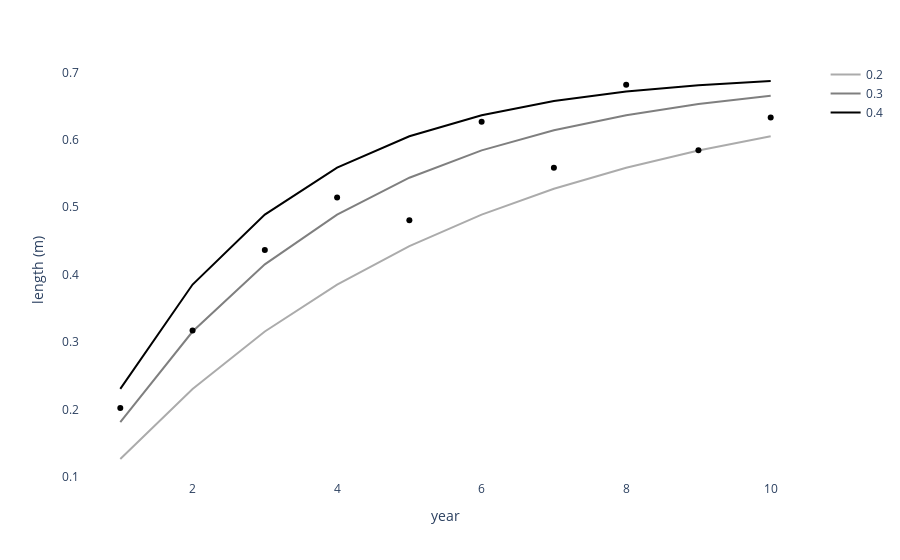

Notebook cell for this chart:
### Code cell
dfs = []
for K in [0.2, 0.3, 0.4]:
    length = L_max * (1 - np.exp(-K * year))
    df = pd.DataFrame(
        np.array([year, length]).T,
        columns=['year', 'length (m)']
    )
    df['K'] = K
    dfs.append(df)
cdf = pd.concat(dfs)
fig1 = px.scatter(mdf, x='year', y='length (m)')
fig2 = px.line(cdf, x='year', y='length (m)', color='K', 
               color_discrete_map={
                   0.2: "rgba(1,1,1,0.33)",
                   0.3: "rgba(1,1,1,0.5)",
                   0.4: "rgba(1,1,1,1)"
               })
fig = go.Figure(
    data=fig1.data + fig2.data,
    layout = fig1.layout
)
fig.update_traces(marker=dict(color='black'))
fig.update_layout(plot_bgcolor="rgba(0,0,0,0)")
with open('Fitting/fit_lines.png', 'wb') as fh:
    fh.write(fig.to_image('png'))
fig

### Figure 1 — Plotly figure (JSON) as saved in the notebook; plotly's stock layout.template omitted (floating-point values rounded to 4 significant figures)
{"data": [{"hovertemplate": "year=%{x}<br>length (m)=%{y}<extra></extra>", "legendgroup": "", "marker": {"color": "black", "symbol": "circle"}, "mode": "markers", "name": "", "orientation": "v", "showlegend": false, "type": "scatter", "x": [1, 2, 3, 4, 5, 6, 7, 8, 9, 10], "xaxis": "x", "y": [0.2024, 0.3173, 0.4368, 0.5145, 0.4809, 0.6266, 0.5588, 0.6816, 0.5847, 0.6331], "yaxis": "y"}, {"hovertemplate": "K=0.2<br>year=%{x}<br>length (m)=%{y}<extra></extra>", "legendgroup": "0.2", "line": {"color": "rgba(1,1,1,0.33)", "dash": "solid"}, "marker": {"color": "black", "symbol": "circle"}, "mode": "lines", "name": "0.2", "orientation": "v", "showlegend": true, "type": "scatter", "x": [1, 2, 3, 4, 5, 6, 7, 8, 9, 10], "xaxis": "x", "y": [0.1269, 0.2308, 0.3158, 0.3855, 0.4425, 0.4892, 0.5274, 0.5587, 0.5843, 0.6053], "yaxis": "y"}, {"hovertemplate": "K=0.3<br>year=%{x}<br>length (m)=%{y}<extra></extra>", "legendgroup": "0.3", "line": {"color": "rgba(1,1,1,0.5)", "dash": "solid"}, "marker": {"color": "black", "symbol": "circle"}, "mode": "lines", "name": "0.3", "orientation": "v", "showlegend": true, "type": "scatter", "x": [1, 2, 3, 4, 5, 6, 7, 8, 9, 10], "xaxis": "x", "y": [0.1814, 0.3158, 0.4154, 0.4892, 0.5438, 0.5843, 0.6143, 0.6365, 0.653, 0.6651], "yaxis": "y"}, {"hovertemplate": "K=0.4<br>year=%{x}<br>length (m)=%{y}<extra></extra>", "legendgroup": "0.4", "line": {"color": "rgba(1,1,1,1)", "dash": "solid"}, "marker": {"color": "black", "symbol": "circle"}, "mode": "lines", "name": "0.4", "orientation": "v", "showlegend": true, "type": "scatter", "x": [1, 2, 3, 4, 5, 6, 7, 8, 9, 10], "xaxis": "x", "y": [0.2308, 0.3855, 0.4892, 0.5587, 0.6053, 0.6365, 0.6574, 0.6715, 0.6809, 0.6872], "yaxis": "y"}], "layout": {"legend": {"tracegroupgap": 0}, "margin": {"t": 60}, "plot_bgcolor": "rgba(0,0,0,0)", "xaxis": {"anchor": "y", "domain": [0, 1], "title": {"text": "year"}}, "yaxis": {"anchor": "x", "domain": [0, 1], "title": {"text": "length (m)"}}}}
